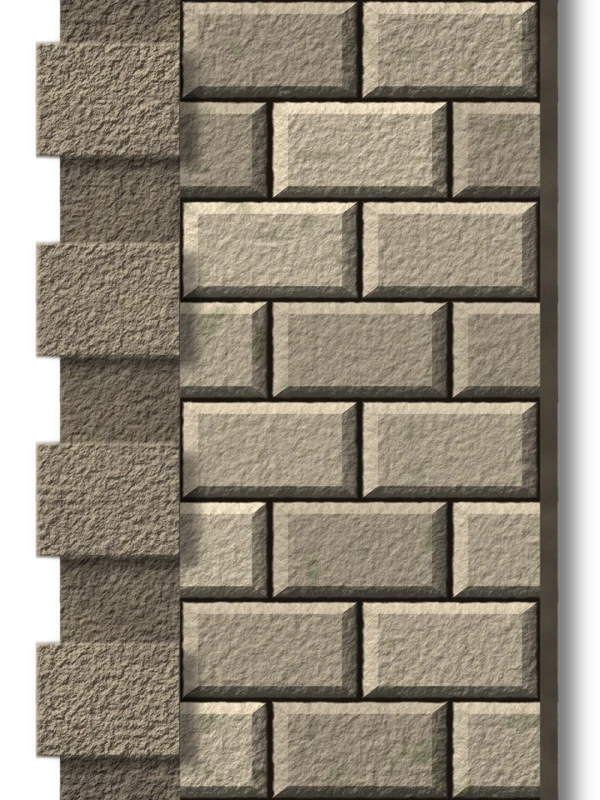
#> input picture src-tauri/server/assets/siege/fortress-wall.webp, 600 x 800 px
$ python match_work.py ../../src-tauri/server/assets/siege/fortress-wall.webp
#> lines starting #> are read from the running program, lines starting #| are printed output that depends on the picture
### tools/card_set/cards.py
"""The card set made from the finished pictures in ~/Downloads/рамки.

One place for everything that differs per card, so the same set can be built on
the local database and, with an admin key, on the server: `build.py` reads
this file and nothing else.

Names are plain words (CLAUDE.md § 1.1, § 9.11). Effects say exactly what the
numbers and abilities do — nothing on a card is decoration.
"""

# Races. `hue` turns the cost medallion (violet at 270°) to the race colour.
RACES = [
    # slug, EN, RU, UK, note RU, cost-medallion hue
    ("people", "People", "Люди", "Люди", "Обычные жители: у них нет чар, зато есть выучка.", 45),
    ("gnomes", "Gnomes", "Гномы", "Гноми", "Низкие и крепкие, живут у камня и огня.", 110),
    ("witches", "Witches", "Ведьмы", "Відьми", "Колдуют проклятиями и ядом.", 320),
    ("mages", "Mages", "Маги", "Маги", "Колдуют по приказу и бьют издалека.", 210),
    ("undead", "Undead", "Нежить", "Нежить", "Умершие, которые продолжают действовать.", 270),
    ("water", "Water Folk", "Водяные", "Водяні", "Живут в воде, на берегу слабеют.", 170),
]

# Who each race is strong against (+1 to blows and spells). A ring: every race
# is strong against one and weak against one, so no race wins by itself.
RACE_RING = {
    "gnomes": "mages",
    "mages": "undead",
    "undead": "people",
    "people": "witches",
    "witches": "water",
    "water": "gnomes",
}

# Motions already in the local set (settings.battle_motions).
M_SWORD = "45e36212-6453-46a0-802d-58fc0a6338fb"
M_AXE = "8b53c732-860a-47af-9fa3-237d8f60fe3b"
M_AXE_CHOP = "50cfb01b-0ae5-433e-83ca-e7b019f0751e"
M_MACE = "c7295337-2d41-403d-a381-66342182621a"
M_LIGHTNING = "9f4af22a-9521-4fa8-8831-57f4d580c820"
M_RAVENS = "2e716234-4631-4009-8279-978c7b713e32"
M_POISON = "d9729383-0fd0-4c06-9c92-fec7f2849caa"
M_SHOT = "e9ff567d-9979-422d-a9b5-ea76cbbcd07d"
M_HEAL = "05c7b9de-f4b3-4ed2-a32a-7995020ac396"


def wear(blow, spell=None, mend=None):
    out = {"blow": blow}
    if spell:
        out["spell"] = spell
    if mend:
        out["mend"] = mend
    return out


def ab(id, en, ru, uk, verb, amount, shape="one", range=1, duration=0, trigger="active",
       mana=0, cooldown=0, channel="magic", stat="", radius=0):
    return {
        "id": id, "nameEn": en, "nameRu": ru, "nameUk": uk, "verb": verb, "channel": channel,
        "amount": amount, "shape": shape, "radius": radius, "range": range, "duration": duration,
        "trigger": trigger, "manaCost": mana, "cooldown": cooldown, "keywords": [], "stat": stat,
        "summon": "",
    }


# file: picture in ~/Downloads/рамки; work: slug of the work on the site.
# palette: (cost hue is the race's), health is always red, power always amber.
CARDS = [
    dict(slug="captain-salazar", file="salazar.png", work="art-doll-captainsalazar", race="undead", tier=3,
         en="Captain Salazar", ru="Капитан Салазар", uk="Капітан Салазар",
         effect=("Marks an enemy: for 2 turns it takes 2 more damage.",
                 "Метит врага: 2 хода тот получает на 2 урона больше.",
                 "Позначає ворога: 2 ходи той отримує на 2 шкоди більше."),
         cost=4, power=4, health=6, mana=10, armor=1, ward=2, channel="magic", reach=3,
         abilities=[ab("mark", "Hunter's Mark", "Метка охотника", "Мітка мисливця", "curse", 2, range=3,
                       duration=2, mana=4, cooldown=2, stat="vulnerable")],
         price_dust=40, motion=wear(M_LIGHTNING, M_LIGHTNING)),

    # ── Люди ──
    dict(slug="hunchback", file="ChatGPT Image 2 окт. 2026 г., 16_54_17.png", work="small-art-doll-quazimodo",
         race="people", tier=2, en="Hunchback", ru="Горбун", uk="Горбань",
         effect=("Stands firm: blows against him weigh 1 less.",
                 "Стоит крепко: удары по нему слабее на 1.",
                 "Стоїть міцно: удари по ньому слабші на 1."),
         cost=2, power=4, health=7, mana=0, armor=1, ward=0, channel="physical", reach=1,
         abilities=[], price_dust=20, motion=wear(M_SWORD)),
    dict(slug="piper", file="dudoxhnik.png", work="small-art-doll-pied-piper", race="people", tier=1,
         en="The Ratcatcher", ru="Крысолов", uk="Щуролов",
         effect=("Plays a tune: an ally nearby deals 1 more for 2 turns.",
                 "Играет мелодию: союзник рядом 2 хода бьёт на 1 сильнее.",
                 "Грає мелодію: союзник поруч 2 ходи б'є на 1 сильніше."),
         cost=1, power=3, health=5, mana=4, armor=0, ward=0, channel="physical", reach=1,
         abilities=[ab("tune", "Tune", "Мелодия", "Мелодія", "bless", 1, range=2, duration=2, mana=2,
                       cooldown=1, stat="power")],
         price_dust=10, motion=wear(M_SWORD)),
    dict(slug="bagpiper", file="volunka.png", work="small-art-doll-piper", race="people", tier=1,
         en="Highland Piper", ru="Горный волынщик", uk="Гірський волинщик",
         effect=("A loud drone: an enemy in range deals 1 less for 2 turns.",
                 "Громкий гул: враг в дальности 2 хода бьёт на 1 слабее.",
                 "Гучний гул: ворог у дальності 2 ходи б'є на 1 слабше."),
         cost=1, power=3, health=5, mana=4, armor=0, ward=0, channel="physical", reach=1,
         abilities=[ab("drone", "Drone", "Гул", "Гул", "curse", 1, range=2, duration=2, mana=2,
                       cooldown=1, stat="power")],
         price_dust=10, motion=wear(M_MACE)),
    dict(slug="falconer", file="green-indeec.png", work="small-art-doll-falconer", race="people", tier=2,
         en="Falconer", ru="Сокольничий", uk="Сокільничий",
         effect=("Shoots from a distance: hits up to 3 cells away.",
                 "Стреляет издалека: бьёт на 3 клетки.",
                 "Стріляє здалеку: б'є на 3 клітинки."),
         cost=1, power=4, health=5, mana=0, armor=0, ward=0, channel="physical", reach=3, shoots=True,
         abilities=[], price_dust=20, motion=wear(M_SHOT)),
    dict(slug="granny-with-a-sheep", file="grand_and_ship.png", work="small-doll-granny-with-her-sheep",
         race="people", tier=1, en="Old Shepherdess", ru="Старая пастушка", uk="Стара пастушка",
         effect=("Heals an ally nearby for 2.",
                 "Лечит союзника рядом на 2.",
                 "Лікує союзника поруч на 2."),
         cost=1, power=2, health=6, mana=4, armor=0, ward=0, channel="physical", reach=1,
         abilities=[ab("heal", "Heal", "Лечение", "Лікування", "heal", 2, range=2, mana=2, cooldown=1)],
         price_dust=10, motion=wear(M_MACE, mend=M_HEAL)),

    # ── Гномы ──
    dict(slug="forest-gnome", file="gnome_in_forest.png", work="small-doll-gnome", race="gnomes", tier=2,
         en="Woodsman", ru="Лесовик", uk="Лісовик",
         effect=("Sturdy: blows against him weigh 1 less.",
                 "Крепкий: удары по нему слабее на 1.",
                 "Міцний: удари по ньому слабші на 1."),
         cost=1, power=3, health=7, mana=0, armor=1, ward=0, channel="physical", reach=1,
         abilities=[], price_dust=20, motion=wear(M_MACE)),
    dict(slug="miner", file="gnome_in_miner.png", work="small-art-doll-gnome-2", race="gnomes", tier=2,
         en="Delver", ru="Рудокоп", uk="Рудокоп",
         effect=("Hits hard with a pick.",
                 "Бьёт киркой тяжело.",
                 "Б'є кіркою важко."),
         cost=1, power=5, health=6, mana=0, armor=0, ward=0, channel="physical", reach=1,
         abilities=[], price_dust=20, motion=wear(M_AXE)),
    dict(slug="gnome-axeman", file="gnome_war.png", work="small-art-doll-gnome-with-axe", race="gnomes", tier=3,
         en="Axebearer", ru="Секироносец", uk="Сокироносець",
         effect=("A heavy axe: strong blows, thick armor.",
                 "Тяжёлая секира: сильный удар и плотная броня.",
                 "Важка сокира: сильний удар і щільна броня."),
         cost=3, power=5, health=6, mana=0, armor=2, ward=0, channel="physical", reach=1,
         abilities=[], price_dust=40, motion=wear(M_AXE_CHOP)),
    dict(slug="gnome-with-a-pot", file="gnome_with_food.png", work="small-art-doll-gnome-with-gold",
         race="gnomes", tier=1, en="The Cook", ru="Кашевар", uk="Куховар",
         effect=("Warm food: heals an ally nearby for 1 each turn, for 3 turns.",
                 "Горячая еда: лечит союзника рядом на 1 каждый ход, 3 хода.",
                 "Гаряча їжа: лікує союзника поруч на 1 щоходу, 3 ходи."),
         cost=1, power=2, health=6, mana=4, armor=0, ward=0, channel="physical", reach=1,
         abilities=[ab("stew", "Stew", "Похлёбка", "Юшка", "hot", 1, range=2, duration=3, mana=2, cooldown=2)],
         price_dust=10, motion=wear(M_MACE, mend=M_HEAL)),

    # ── Ведьмы ──
    dict(slug="old-witch", file="witch-1.png", work="small-doll-witch", race="witches", tier=2,
         en="Grey Witch", ru="Седая ведьма", uk="Сива відьма",
         effect=("Weakens an enemy: it deals 2 less for 2 turns.",
                 "Ослабляет врага: 2 хода тот бьёт на 2 слабее.",
                 "Послаблює ворога: 2 ходи той б'є на 2 слабше."),
         cost=2, power=3, health=5, mana=6, armor=0, ward=1, channel="magic", reach=3,
         abilities=[ab("hex", "Hex", "Порча", "Псування", "curse", 2, range=3, duration=2, mana=3,
                       cooldown=2, stat="power")],
         price_dust=20, motion=wear(M_LIGHTNING, M_LIGHTNING)),
    dict(slug="witch-with-a-key", file="witch_2.png", work="small-doll-witch-in-black", race="witches", tier=3,
         en="Keyholder Witch", ru="Ведьма-ключница", uk="Відьма-ключниця",
         effect=("Poison: an enemy loses 2 health each turn for 3 turns.",
                 "Яд: враг теряет по 2 здоровья каждый ход, 3 хода.",
                 "Отрута: ворог втрачає по 2 здоров'я щоходу, 3 ходи."),
         cost=3, power=4, health=6, mana=8, armor=0, ward=1, channel="magic", reach=3,
         abilities=[ab("poison", "Poison", "Яд", "Отрута", "dot", 2, range=3, duration=3, mana=4, cooldown=2)],
         price_dust=40, motion=wear(M_POISON, M_POISON)),
    dict(slug="yaga-with-a-bird", file="bird_grand_kyky.png", work="small-baba-yaga-with-bird", race="witches",
         tier=3, en="Little Yaga", ru="Крошка Яга", uk="Крихітка Яга",
         effect=("Hides herself: for 2 turns she cannot be chosen as a target.",
                 "Прячется: на 2 хода её нельзя выбрать целью.",
                 "Ховається: на 2 ходи її не можна обрати ціллю."),
         cost=4, power=5, health=7, mana=6, armor=0, ward=1, channel="magic", reach=2,
         abilities=[ab("hide", "Hide", "Невидимость", "Невидимість", "veil", 0, shape="self", duration=2,
                       mana=3, cooldown=4)],
         price_dust=40, motion=wear(M_RAVENS, M_RAVENS)),

    # ── Маги ──
    dict(slug="wizard-with-a-raven", file="blue-wizard.png", work="tiny-ooak-wizard-art-doll-with-birds",
         race="mages", tier=4, en="Storm Mage", ru="Грозовой маг", uk="Грозовий маг",
         effect=("Lightning jumps between enemies: 3 damage to the first, then along 2 more.",
                 "Молния прыгает между врагами: 3 урона первому и ещё двум по цепочке.",
                 "Блискавка стрибає між ворогами: 3 шкоди першому і ще двом за ланцюжком."),
         cost=4, power=5, health=5, mana=12, armor=0, ward=2, channel="magic", reach=4,
         abilities=[ab("storm", "Chain Lightning", "Цепная молния", "Ланцюгова блискавка", "damage", 3,
                       shape="chain", radius=2, range=4, mana=5, cooldown=2)],
         price_dust=80, motion=wear(M_LIGHTNING, M_LIGHTNING)),
    dict(slug="old-wizard", file="wizard_with_stick.png", work="small-art-doll-wizard", race="mages", tier=3,
         en="Old Wizard", ru="Старый маг", uk="Старий маг",
         effect=("Strengthens an ally: it deals 2 more for 2 turns.",
                 "Усиливает союзника: 2 хода тот бьёт на 2 сильнее.",
                 "Підсилює союзника: 2 ходи той б'є на 2 сильніше."),
         cost=3, power=3, health=6, mana=8, armor=0, ward=2, channel="magic", reach=3,
         abilities=[ab("boon", "Blessing", "Благословение", "Благословення", "bless", 2, range=3, duration=2,
                       mana=3, cooldown=2, stat="power")],
         price_dust=40, motion=wear(M_LIGHTNING, M_LIGHTNING)),
    dict(slug="shaman", file="shaman.jpg", work="small-art-doll-shaman", race="mages", tier=3,
         en="Shaman", ru="Шаман", uk="Шаман",
         effect=("Heals an ally in range for 3.",
                 "Лечит союзника в дальности на 3.",
                 "Лікує союзника у дальності на 3."),
         cost=2, power=3, health=7, mana=8, armor=0, ward=1, channel="magic", reach=2,
         abilities=[ab("mend", "Mend", "Исцеление", "Зцілення", "heal", 3, range=2, mana=3, cooldown=1)],
         price_dust=40, motion=wear(M_MACE, mend=M_HEAL)),

    # ── Водяные ──
    dict(slug="steam-mermaid", file="baba-fish.png", work="ooak-steampunk-mermaid-art-doll", race="water",
         tier=2, en="Sea Maiden", ru="Морская дева", uk="Морська діва",
         effect=("Holds one enemy still for 1 turn.",
                 "Удерживает одного врага на месте 1 ход.",
                 "Утримує одного ворога на місці 1 хід."),
         cost=3, power=3, health=6, mana=6, armor=0, ward=1, channel="magic", reach=2,
         abilities=[ab("hold", "Hold", "Захват", "Захват", "control", 0, range=2, duration=1, mana=4,
                       cooldown=3)],
         price_dust=20, motion=wear(M_POISON, M_POISON)),
    dict(slug="old-mermaid", file="mermaid_old.png", work="ooak-old-mermaid-art-doll", race="water", tier=3,
         en="Silent Mermaid", ru="Безмолвная русалка", uk="Безмовна русалка",
         effect=("Silences one enemy for 2 turns: it cannot use abilities.",
                 "Лишает одного врага способностей на 2 хода.",
                 "Позбавляє одного ворога здібностей на 2 ходи."),
         cost=4, power=4, health=6, mana=8, armor=0, ward=2, channel="magic", reach=3,
         abilities=[ab("hush", "Hush", "Немота", "Німота", "silence", 0, range=3, duration=2, mana=4,
                       cooldown=3)],
         price_dust=40, motion=wear(M_LIGHTNING, M_LIGHTNING)),

    # ── Нежить ──
    dict(slug="old-vampire", file="vampir-funny.png", work="small-doll-vampire", race="undead", tier=2,
         en="Old Vampire", ru="Старый вампир", uk="Старий вампір",
         effect=("Every blow that lands heals him for 2.",
                 "Каждый удар, достигший цели, лечит его на 2.",
                 "Кожен удар, що влучив, лікує його на 2."),
         cost=1, power=4, health=5, mana=0, armor=0, ward=0, channel="physical", reach=1,
         abilities=[ab("sip", "A Sip", "Глоток", "Ковток", "heal", 2, shape="self", trigger="onHit",
                       channel="physical")],
         price_dust=20, motion=wear(M_RAVENS)),
    dict(slug="dark-vampire", file="vampir.png", work="small-authors-doll-tiny-vapmire", race="undead", tier=3,
         en="Dark Vampire", ru="Тёмный вампир", uk="Темний вампір",
         effect=("Bleeding: an enemy loses 2 health each turn for 2 turns.",
                 "Кровотечение: враг теряет по 2 здоровья каждый ход, 2 хода.",
                 "Кровотеча: ворог втрачає по 2 здоров'я щоходу, 2 ходи."),
         cost=3, power=5, health=6, mana=6, armor=0, ward=1, channel="physical", reach=1,
         abilities=[ab("bite", "Bite", "Укус", "Укус", "dot", 2, range=1, duration=2, mana=3, cooldown=2,
                       channel="physical")],
         price_dust=40, motion=wear(M_RAVENS)),
    dict(slug="red-vampire", file="vampir_2.png", work="small-doll-little-vampire", race="undead", tier=3,
         en="Crimson Vampire", ru="Багровый вампир", uk="Багряний вампір",
         effect=("Every blow that lands heals him for 2. Armor 1.",
                 "Каждый удар, достигший цели, лечит его на 2. Броня 1.",
                 "Кожен удар, що влучив, лікує його на 2. Броня 1."),
         cost=2, power=4, health=6, mana=0, armor=1, ward=0, channel="physical", reach=1,
         abilities=[ab("sip", "A Sip", "Глоток", "Ковток", "heal", 2, shape="self", trigger="onHit",
                       channel="physical")],
         price_dust=40, motion=wear(M_RAVENS)),
    dict(slug="the-creature", file="frankensh.png", work="small-art-doll-frankenstein-s-creature", race="undead",
         tier=3, en="The Stitched", ru="Сшитый", uk="Зшитий",
         effect=("Made of parts of other bodies: blows against him weigh 1 less.",
                 "Собрано из частей других тел: удары по нему слабее на 1.",
                 "Зібране з частин інших тіл: удари по ньому слабші на 1."),
         cost=3, power=5, health=7, mana=0, armor=1, ward=0, channel="physical", reach=1,
         abilities=[], price_dust=40, motion=wear(M_MACE)),
]

# Where each stat medallion sits. Mana is the fourth socket every picture has.
CORNERS = {"cost": "tl", "health": "tr", "power": "br", "mana": "bl"}
HEALTH_HUE = 0
POWER_HUE = 38
MANA_HUE = 0

### tools/card_set/match_work.py
"""Contact sheets for choosing which work a card picture belongs to.

  .venv-img/bin/python tools/card_set/match_work.py PICTURE... [--works https://ritunia.com/api/v1]
Writes $OUT/new_cards.png (the pictures) and $OUT/works_N.png (every work of the
site with its slug). Look at them side by side and name the slug for each picture.
Works that already have a card in cards.py are marked with a star.
"""
import json
import os
import sys
import urllib.request
from pathlib import Path

from PIL import Image, ImageDraw, ImageFont

HERE = Path(__file__).resolve().parent
sys.path.insert(0, str(HERE))
import cards as C  # noqa: E402

F = ImageFont.truetype("/System/Library/Fonts/Supplemental/Arial Unicode.ttf", 15)


def fetch(url):
    req = urllib.request.Request(url, headers={"User-Agent": "Mozilla/5.0 card-set"})
    return urllib.request.urlopen(req).read()


def sheet(files, labels, out, cols, tw, th):
#> called with cols = 1, tw = 220, th = 320
    rows = (len(files) + cols - 1) // cols
    im = Image.new("RGB", (cols * tw, rows * (th + 34)), (24, 22, 20))
    d = ImageDraw.Draw(im)
    for i, (f, label) in enumerate(zip(files, labels)):
        t = Image.open(f).convert("RGB")
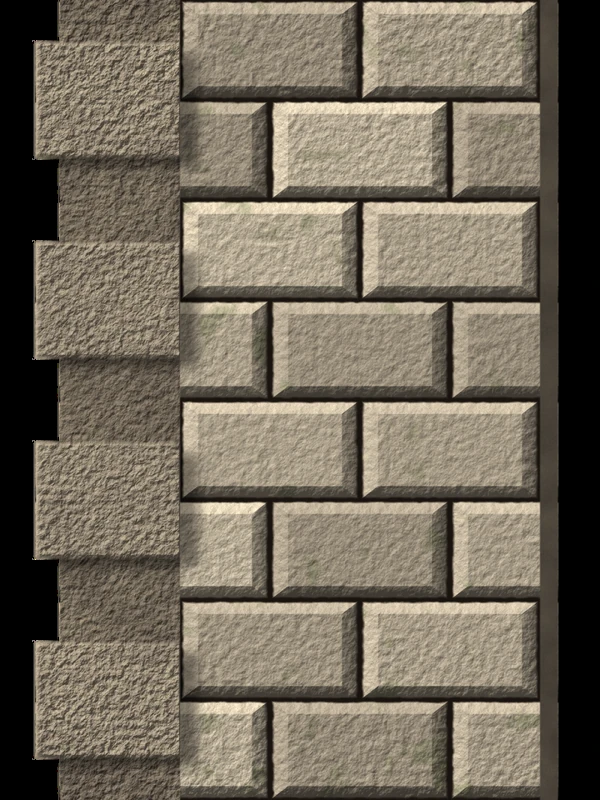
#> t: PIL image 600x800 RGB; mean R, G, B 114.9, 106.3, 91.7
        t.thumbnail((tw - 6, th))
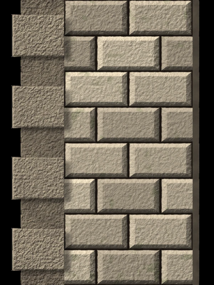
#> t: PIL image 214x285 RGB; mean R, G, B 114.9, 106.3, 91.7
        x, y = (i % cols) * tw + 3, (i // cols) * (th + 34)
        im.paste(t, (x, y))
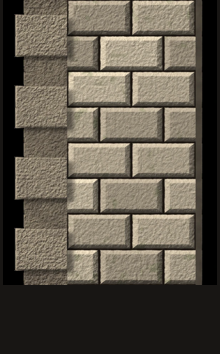
#> im: PIL image 220x354 RGB; mean R, G, B 95.2, 88, 76.2
        d.text((x, y + th + 2), f"{i + 1}. {label}"[:34], font=F, fill=(235, 225, 205))
    im.save(out)
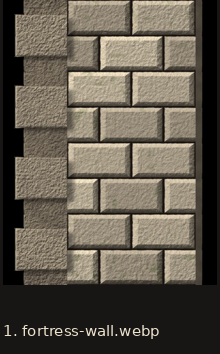
#> saved as new_cards.png: PIL image 220x354 RGB; mean R, G, B 96.4, 89.2, 77.2
    print("written", out)


def main():
    args = [a for a in sys.argv[1:] if not a.startswith("--")]
    works = "https://ritunia.com/api/v1"
    if "--works" in sys.argv:
        works = sys.argv[sys.argv.index("--works") + 1]
        args = [a for a in args if a != works]
    out = Path(os.environ.get("OUT", "/tmp/match_work"))
    (out / "thumbs").mkdir(parents=True, exist_ok=True)
    sheet(args, [Path(a).name for a in args], out / "new_cards.png", min(6, len(args)), 220, 320)
    items = json.loads(fetch(f"{works}/figurines?perPage=500"))["items"]
    taken = {c["work"] for c in C.CARDS}
    files, labels = [], []
    for w in sorted(items, key=lambda w: w["slug"]):
        if not w.get("faceImageUrl"):
            continue
        p = out / "thumbs" / f"{w['slug']}.jpg"
        if not p.exists():
            p.write_bytes(fetch(w["faceImageUrl"]))
        files.append(p)
        labels.append(("★ " if w["slug"] in taken else "") + w["slug"])
    for n in range(0, len(files), 43):
        sheet(files[n:n + 43], labels[n:n + 43], out / f"works_{n // 43}.png", 7, 200, 200)


if __name__ == "__main__":
    main()
#> (the call stopped at in fetch, `return urllib.request.urlopen(req).read()`: the network is not available in this run)

$ run again, on src-tauri/server/assets/siege/watchtower.webp
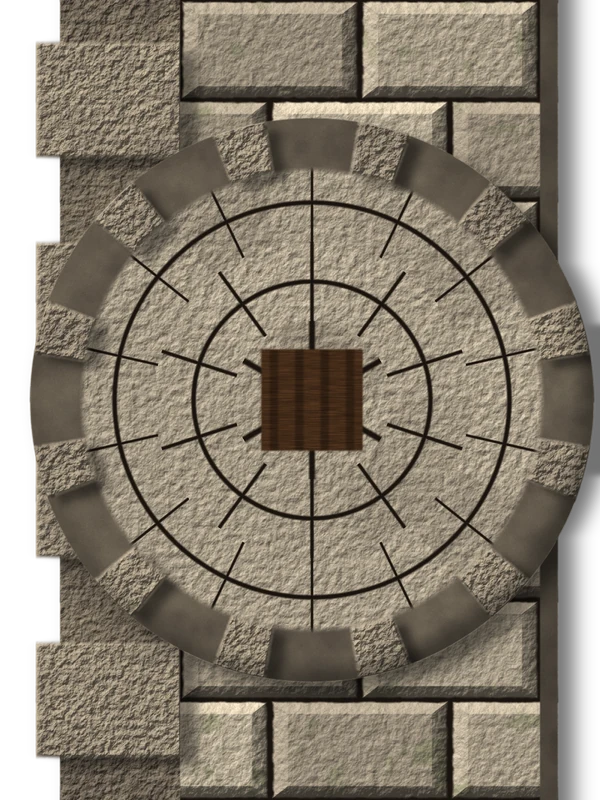
#> input picture src-tauri/server/assets/siege/watchtower.webp, 600 x 800 px
#> in sheet, `t.thumbnail((tw - 6, th))`:
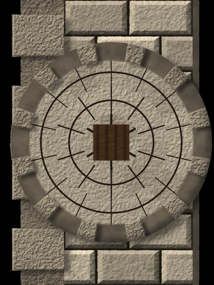
#> t: PIL image 214x285 RGB; mean R, G, B 110.6, 101.7, 87.5
#> in sheet, `im.save(out)`:
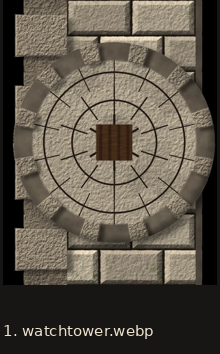
#> saved as new_cards.png: PIL image 220x354 RGB; mean R, G, B 92.9, 85.6, 73.9
